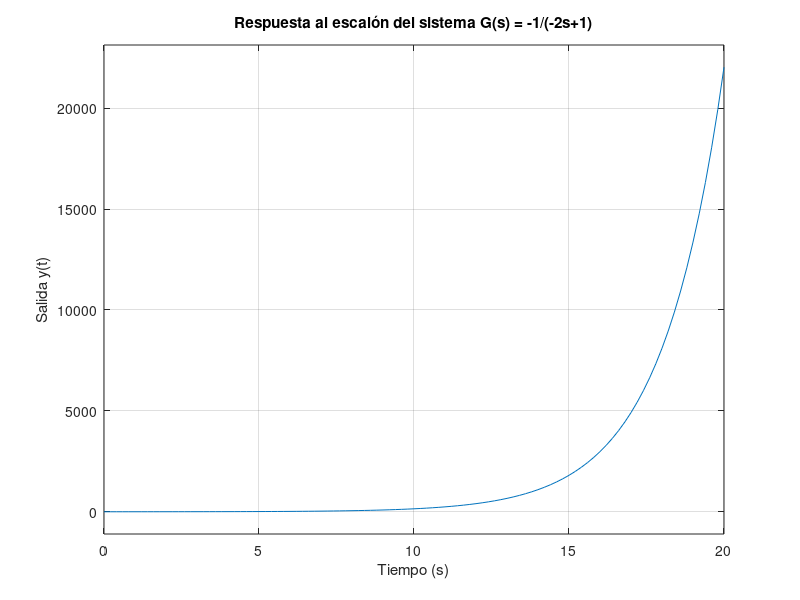
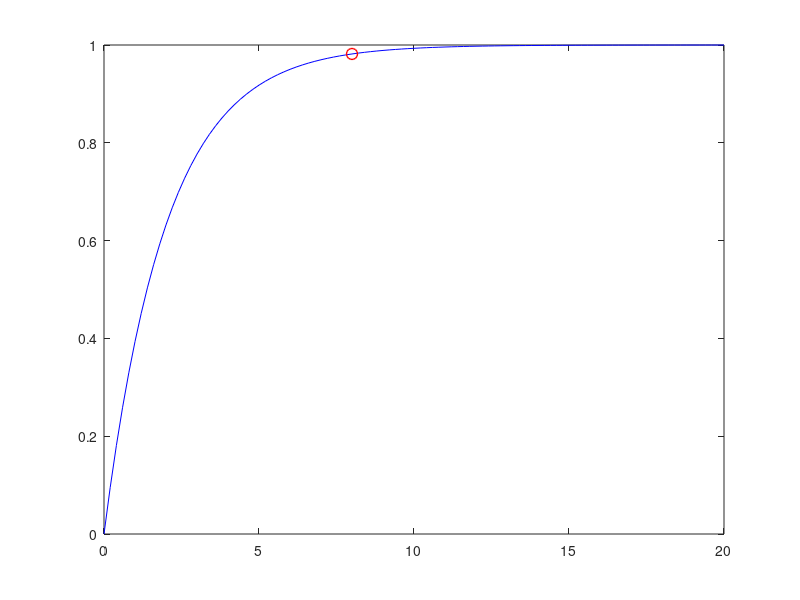

Write the MATLAB code that produced these figures, in order. (Note: this script raises an error after producing the figures.)
num = 1;
den = [2 -1];
G = tf(num, den);
[y, t] = step(G);
step(G)
title('Respuesta al escalón del sistema G(s) = -1/(-2s+1)')
xlabel('Tiempo (s)')
ylabel('Salida y(t)')
grid on


[n, d] = tfdata(G, 'v');
polos = roots(d)
%%
s = tf('s');
G = 1 / (2*s + 1);
[y, t] = step(G);

% Valor de tau
tau = 2;
t4tau = 4 * tau; % 8 segundos

% Buscar el índice del tiempo más cercano a 8
[~, idx] = min(abs(t - t4tau));

% Valor de y en t = 4tau
y_4tau = y(idx);

% Mostrarlo en la gráfica
figure
plot(t, y, 'b')
hold on
plot(t(idx), y_4tau, 'ro', 'MarkerSize', 8, 'LineWidth', 1)
xline(t4tau, '--r', 't = 4\tau', 'LabelOrientation','horizontal')
title('Respuesta al escalón del sistema G(s) = 1/(2s+1)')
xlabel('Tiempo (s)')
ylabel('Salida y(t)')
legend('y(t)', 'y(4\tau)', 'Location', 'southeast')
grid on

% Mostrar en consola
fprintf('El valor de y(t = %.2f) es %.4f\n', t4tau, y_4tau);
%% Segundo orden
% Definición de funciones de transferencia
s = tf('s');

G1 = 3 / s;
G2 = 1 / (s^2 + 1);
H1 = 3;

% Sistema en serie
G = series(G1, G2); % o simplemente G = G1 * G2;

% Sistema en lazo cerrado
Gs = feedback(G, H1);

% Mostrar el resultado
disp('Función de transferencia en lazo cerrado G(s):');
Gs

% Obtener el denominador para el criterio de Routh-Hurwitz
[num, den] = tfdata(Gs, 'v');

% Mostrar los coeficientes del denominador
disp('Coeficientes del denominador:');
disp(den);

% Encontrar polos del sistema
p = pole(Gs);% Suponiendo que ya tienes definida la función de transferencia Gs

figure; % Crea una nueva figura

% Parte de arriba: respuesta al escalón
subplot(2,1,1); % 2 filas, 1 columna, primera subfigura
step(Gs);
title('Respuesta al Escalón');
ylim([-7*10^11 7*10^11])
xlim([0 35])
% Parte de abajo: mapa de polos y ceros
subplot(2,1,2); % 2 filas, 1 columna, segunda subfigura
pzmap(Gs);
title('Mapa de Polos y Ceros');


%%
% Función auxiliar para construir tabla de Routh (puedes copiarla a tu script)
function routh_table = routh_hurwitz(coeffs)
    n = length(coeffs);
    m = ceil(n/2);
    routh_table = zeros(n, m);
    
    routh_table(1, :) = coeffs(1:2:end);
    routh_table(2, 1:length(coeffs(2:2:end))) = coeffs(2:2:end);
    
    for i = 3:n
        for j = 1:m-1
            a = routh_table(i-2, 1);
            b = routh_table(i-2, j+1);
            c = routh_table(i-1, 1);
            d = routh_table(i-1, j+1);
            routh_table(i, j) = ((c*b - a*d) / c);
        end
    end
end

% Llamar a la función con los coeficientes
R = routh_hurwitz(den)
%% Reto
clc;
clear;

%Parámetros del sistema RLC y PID
R = 5;
L = 0.1;
Cap = 220e-6;

Kp = 26.3168;
Ki = 2903.52;
Kd = 0.047182;
N = 252599.681;

% Función de transferencia del sistema RLC
% G(s) = 1 / (L*C*s^2 + R*C*s + 1)
num_plant = [1];
den_plant = [L*Cap, R*Cap, 1];
G = tf(num_plant, den_plant);

% PID con filtro derivativo (implementación estándar)
% PID(s) = Kp + Ki/s + (Kd*N)/(1 + N/s)
s = tf('s');
PID = Kp + Ki/s + (Kd*N*s)/(s + N);

% Sistema en lazo cerrado
open_loop = series(PID, G);
closed_loop = feedback(open_loop, 1);

% Ecuación característica del lazo cerrado
[num_cl, den_cl] = tfdata(closed_loop, 'v');
disp('Ecuación característica del sistema (denominador):');
disp(den_cl);

% Criterio de Routh-Hurwitz
% Usamos la función routh para generar la tabla (si no la tienes, puedo darte el código)
disp('Tabla de Routh-Hurwitz:');
routh_table = routh(den_cl);

% Análisis de estabilidad
disp('Raíces del denominador (polos del sistema):');
p = roots(den_cl);
disp(p);

figure;
subplot(2,1,1);
step(closed_loop);
title('Respuesta al escalón del sistema con PID');
grid on;

subplot(2,1,2);
pzmap(closed_loop);
title('Mapa de polos y ceros');
grid on;
function routh_table = routh(coeff)
    % Número de filas necesarias
    n = length(coeff);
    m = ceil(n/2);

    % Inicializa la tabla con ceros
    routh_table = zeros(n, m);

    % Primera fila: coeficientes pares
    routh_table(1, :) = coeff(1, 1:2:end);
    
    % Segunda fila: coeficientes impares
    if length(coeff) > 1
        routh_table(2, 1:length(coeff(2:2:end))) = coeff(2:2:end);
    end

    % Llenado de la tabla
    for i = 3:n
        for j = 1:m-1
            a = routh_table(i-2,1);
            b = routh_table(i-2,j+1);
            c = routh_table(i-1,1);
            d = routh_table(i-1,j+1);
            
            % Prevención de división por cero
            if c == 0
                c = 1e-6;
            end
            
            routh_table(i,j) = ((c*b - a*d) / c);
        end

        % Si la fila queda completamente en ceros, usar método auxiliar
        if all(routh_table(i,:) == 0)
            order = n - i + 1;
            aux_poly = routh_table(i-1,:);
            aux_deriv = polyder(aux_poly);
            routh_table(i,1:length(aux_deriv)) = aux_deriv;
        end
    end
end
